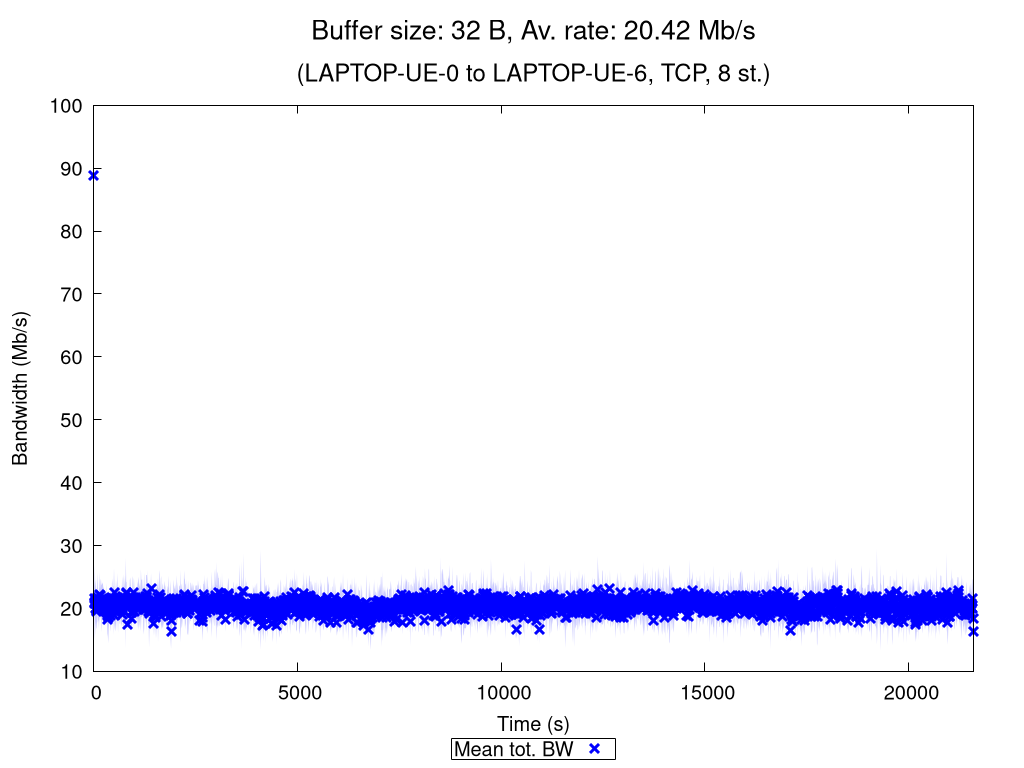

Reproduce this figure in gnuplot.
set terminal pngcairo nocrop enhanced size 1024,768 font "Verdana,15"
set output "TCP_8_st_2020_11_13_08-47-29_one2two_00032B.png"

set title "{/=20 Buffer size: 32 B, Av. rate: 20.42 Mb/s}\n\n{/=18 (LAPTOP-UE-0 to LAPTOP-UE-6, TCP, 8 st.)}"

set xlabel "Time (s)"
set ylabel "Bandwidth (Mb/s)"
set ytics nomirror
set key bmargin center horizontal box samplen 1 width -1
set bmargin 4.6
set rmargin 4.5

rf = 1000000.0  # rate factor
set style fill transparent solid 0.2 noborder
set autoscale xfix
plot "TCP_8_st_2020_11_13_08-47-29_one2two_00032B_iperf_processed.dat" using 1:($2/rf-$3/rf):($2/rf+$3/rf) with filledcurves lc rgb "blue" notitle, \
     "" using 1:($2/rf) with points pt 2 ps 1.5 lw 3 lc rgb "blue" title "Mean tot. BW", \
